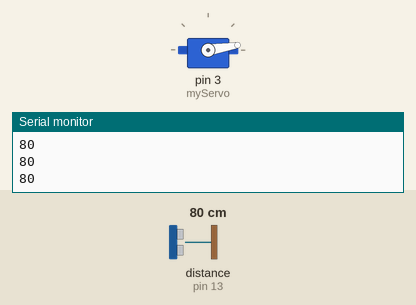
Simulated run of this sketch. Board: Arduino Uno, built with avr-gcc and run on an emulated ATmega328P. Shown: servo, the last lines printed to the serial monitor. The inputs (shaded band) are chosen by the test bench; at power-on: distance to the obstacle (sensor on pin 13) 80 cm. The echo pulse lasts 58.3 µs per cm.

Above: at 2.2 s.
2.3 s: distance to the obstacle (sensor on pin 13) set to 2 cm
At 3.45 s:
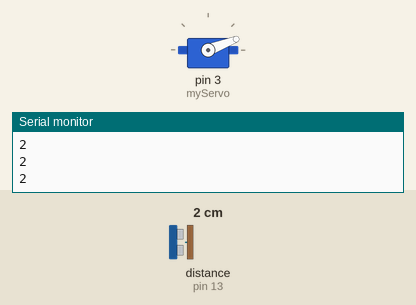
5.3 s: distance to the obstacle (sensor on pin 13) set to 250 cm
At 5.82 s:
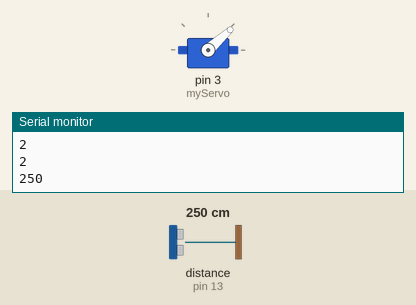
8.3 s: distance to the obstacle (sensor on pin 13) set to 4 cm
At 8.46 s:
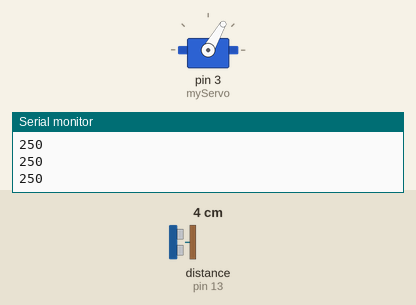
11.3 s: distance to the obstacle (sensor on pin 13) set to 120 cm
14.3 s: distance to the obstacle (sensor on pin 13) set to 9 cm
Timing chart, 0 to 21.3 s (numbered marks = the images above; inputs shaded):
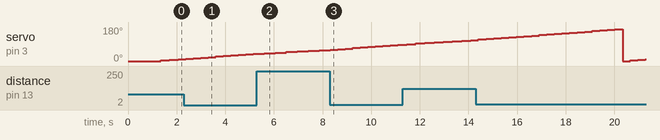

The sketch:

ArduinoLidar.ino
```cpp
/***********************************************
 *   Arduino Lidar works with
 *   ProcessingLidar.pde program.
 *   You can connect HC-SR04
 *   Trig to 12 and Echo to 13 Arduino UNO
 *   Also connect Servo to Arduino UNO pin No. 3
 ************************************************/

#include <Ultrasonic.h>
#include <Servo.h>

Servo myServo;  // create a servo object
int mesure;
int angle;

Ultrasonic ultrasonic(12, 13);

void setup() {
  Serial.begin(9600);
  myServo.attach(3); // attaches the servo on pin 3
  myServo.write(0);
  delay(1000);
}

void loop() {
  delay(200);
  for (int i = 0; i<10; i++){
    mesure = mesure + ultrasonic.distanceRead();
    delay(10);
  }
  mesure = mesure/10;
  Serial.println(mesure);
  mesure = 0;
  angle = angle + 3;
  myServo.write(angle);
  if (angle >= 170){
    angle = 0;
    myServo.write(angle);
    Serial.println(999);
    Serial.println(999);
  }
}
```
